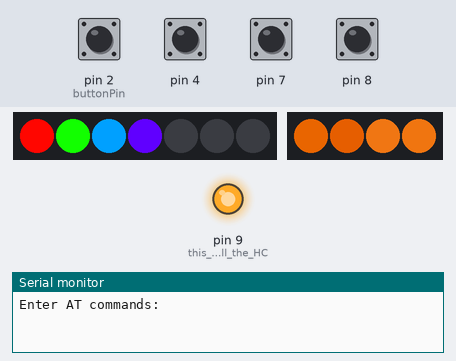
A sketch run on a simulated Arduino Uno, built with avr-gcc and run on an emulated ATmega328P. On the bench: 7 RGB LEDs in strip order, left to right, 4 RGB LEDs in strip order, left to right, output pins drawn as LEDs (lit = HIGH), the last lines printed to the serial monitor. Inputs (shaded band) come from the test bench; at power-on: pin 2 (buttonPin), pin 4, pin 7, pin 8 HIGH. Random numbers use the default seed unless the sketch sets one.

Above: at 1.2 s.
1.3 s: pin 7 pulled LOW for 0.15 s
At 1.5 s:
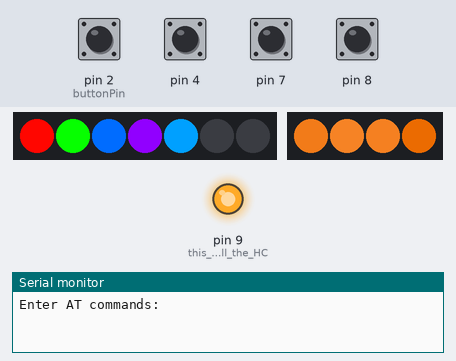
2.0 s: pin 8 pulled LOW for 0.15 s
At 2.46 s:
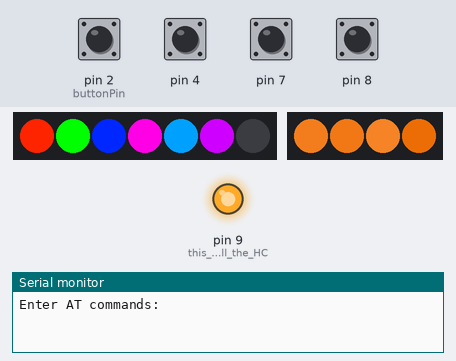
2.7 s: pin 4 pulled LOW for 1 s
At 3.57 s:
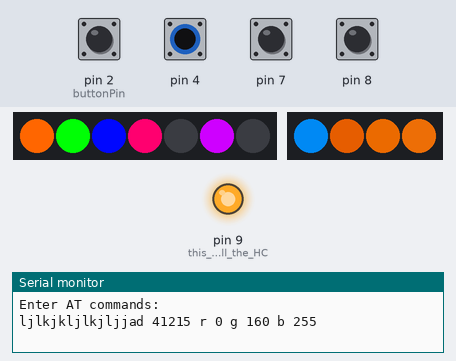
4.3 s: pin 2 (buttonPin) pulled LOW for 0.15 s
At 4.56 s:
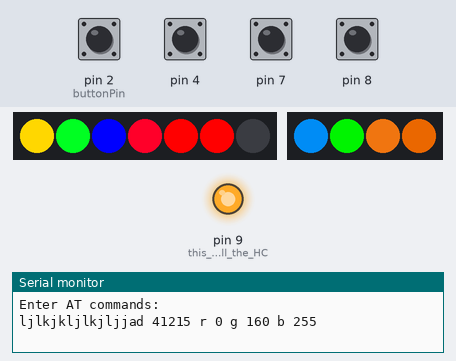
5.0 s: pin 2 (buttonPin) pulled LOW for 1 s
At 5.52 s:
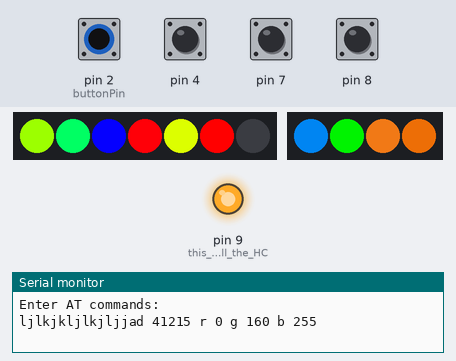
6.6 s: pin 4 pulled LOW for 0.15 s
At 7.54 s:
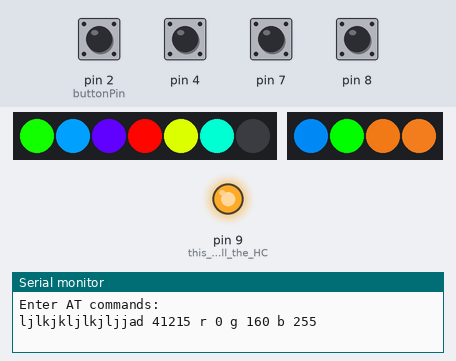
Timing chart, 0 to 9.9 s (numbered marks = the images above; inputs shaded):
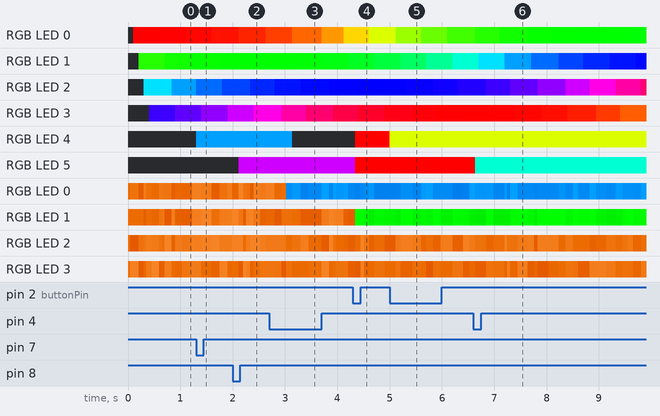

The sketch:

draft.ino
```cpp
/*
NeoPixel LEDs

modified on 7 May 2019
by Saeed Hosseini @ Electropeak
**This code is based on Adafruit NeoPixel library Example**
https://electropeak.com/learn/

*/

#include <Adafruit_NeoPixel.h>
#include <SoftwareSerial.h>
#ifdef __AVR__
#include <avr/power.h> // Required for 16 MHz Adafruit Trinket
#endif

#define PIN_6     6
#define NUMPIXELS 7

SoftwareSerial BTSerial(10, 11); // RX | TX
Adafruit_NeoPixel pixels(NUMPIXELS, PIN_6, NEO_GRB + NEO_KHZ800);
Adafruit_NeoPixel strip(4, 5, NEO_GRB + NEO_KHZ800);

#define DELAYVAL 500 // Time (in milliseconds) to pause between pixels
int buttonState = 0;  // variable for reading the pushbutton status
int color = 0;  // variable for reading the pushbutton status
const long delay_interval_1000 = 100;  // interval at which to blink (milliseconds)
const long delay_interval_push = 1000;  // interval at which to blink (milliseconds)
unsigned long previousMillis_charge = 0;  // will store last time LED was updated
unsigned long previousMillis_push = 0;  // will store last time LED was updated
int charge_i = 0;
int rainbow_i = 0;
long delay_interval_10_112 = 0;  // interval at which to blink (milliseconds)
unsigned long previousMillis_flame = 100;  // will store last time LED was updated
int firstPixelHue = 0;
int previousPixelHue = 0;

int pixelHue_1 = 0;


const int buttonPin = 2;  // the number of the pushbutton pin
int charges = 0;
int pixelHue = 0;

int charge_0 = 0;
int charge_1 = 0;
int charge_2 = 0;
int charge_3 = 0;

int charge_4 = 0;
int charge_5 = 0;

int charge_cache = 4;

int red_combine_1 = 0;
int blue_combine_1 = 0;
int green_combine_1 = 0;

//  Regular (orange) flame:
int red[4] = {226, 226, 226, 226};
int green[4] = {121, 121, 121, 121};
int blue[4] = {35, 35, 35, 35};
int flame_i = 0;


bool push = false;

bool combine = false;

void setup() {
  pixels.begin();
  pinMode(buttonPin, INPUT);
  pinMode(2, INPUT_PULLUP);
  pinMode(4, INPUT_PULLUP);
  pinMode(7, INPUT_PULLUP);
  pinMode(8, INPUT_PULLUP);

  strip.begin();
  //strip.setBrightness(brightness);
  delay_interval_10_112 = random(10,112);
  strip.show(); // Initialize all pixels to 'off'
  pixelHue = firstPixelHue + (rainbow_i * 65536L / strip.numPixels());

  pinMode(9, OUTPUT);  // this pin will pull the HC-05 pin 34 (key pin) HIGH to switch module to AT mode
  digitalWrite(9, HIGH);
  Serial.begin(9600);
  Serial.println("Enter AT commands:");
  BTSerial.begin(38400);  // HC-05 default speed in AT command more

}

void loop() {
  if (charge_cache != -1) {
    run_charge();
    run_change();
  } else {
    run_change();
    run_color_combine(0);
  }
  run_flame(0);

}


void run_change() {
    unsigned long currentMillis = millis();


  if (currentMillis - previousMillis_charge >= delay_interval_1000) {
    previousMillis_charge = currentMillis;
    pixelHue = firstPixelHue + (rainbow_i * 65536L / strip.numPixels());
    //Serial.println(pixelHue);
    //Serial.println("> " + pixels.ColorHSV(pixelHue));
    firstPixelHue += 256;
    unsigned int asdas = 0;
    rainbow_i++;

    switch(charge_i) {
      case 0:
        pixels.setPixelColor(charge_i, pixels.gamma32(pixels.ColorHSV(pixelHue)));
        charge_0 = pixelHue;
        break;
      case 1:
        pixels.setPixelColor(charge_i, pixels.gamma32(pixels.ColorHSV(pixelHue)));
        charge_1 = pixelHue;
        break;
      case 2:
        pixels.setPixelColor(charge_i, pixels.gamma32(pixels.ColorHSV(pixelHue)));
        charge_2 = pixelHue;
        break;
      case 3:
        pixels.setPixelColor(charge_i, pixels.gamma32(pixels.ColorHSV(pixelHue)));
        charge_3 = pixelHue;
        break;
    }

    asdas = pixels.getPixelColor(0);
    int red = (asdas >> 16) & 0xFF;
    int green = (asdas >> 8) & 0xFF;
    int blue = asdas & 0xFF;
    //Serial.println("asdas " + String(asdas)
     //+ " r " + String(red)
     //+ " g " + String(green)
     //+ " b " + String(blue));

    //pixels.setPixelColor(charge_i, pixels.gamma32(pixels.ColorHSV(pixelHue)));
    //pixels.setPixelColor(charge_i, pixels.Color(0, 255, 0));
    pixels.show();
    //delay(100);
    if (charge_i == 4) {
      clear_charge();
    } else {
      charge_i++;
    }

  }
}

void run_charge() {
    unsigned long currentMillis = millis();

    buttonState = digitalRead(2);
    // if (charge_i != 5 && buttonState == LOW) {
    if (buttonState == LOW && push == false) {

      //Serial.println("charge_cache " + String(charge_cache));
      //Serial.println("charge_0 " + String(charge_0));

       push = true;
       if (charge_cache == 4) {
          pixels.setPixelColor(charge_cache, pixels.gamma32(pixels.ColorHSV(charge_0)));
          pixels.show();
          charge_4 = charge_0;
          charge_cache = 5;
       } else if (charge_cache == 5) {
        pixels.setPixelColor(charge_cache, pixels.gamma32(pixels.ColorHSV(charge_0)));
        pixels.show();
        charge_5 = charge_0;
        charge_cache = -1;
       }
       //clear_charge();
    }

    buttonState = digitalRead(4);
    // if (charge_i != 5 && buttonState == LOW) {
    if (buttonState == LOW && push == false) {
       push = true;
       pixels.setPixelColor(charge_cache, pixels.gamma32(pixels.ColorHSV(charge_1)));
       if (charge_cache == 4) {
          charge_4 = charge_1;
          charge_cache = 5;
       } else if (charge_cache == 5) {
        charge_5 = charge_1;
        charge_cache = -1;
       }       //clear_charge();
    }

    buttonState = digitalRead(7);
    // if (charge_i != 5 && buttonState == LOW) {
    if (buttonState == LOW && push == false) {
       push = true;
       pixels.setPixelColor(charge_cache, pixels.gamma32(pixels.ColorHSV(charge_2)));
       if (charge_cache == 4) {
          charge_4 = charge_2;
          charge_cache = 5;
       } else if (charge_cache == 5) {
        charge_5 = charge_2;
        charge_cache = -1;
       }       //clear_charge();
    }

    buttonState = digitalRead(8);
    // if (charge_i != 5 && buttonState == LOW) {
    if (buttonState == LOW && push == false) {
       push = true;
       pixels.setPixelColor(charge_cache, pixels.gamma32(pixels.ColorHSV(charge_3)));
       if (charge_cache == 4) {
          charge_4 = charge_3;
          charge_cache = 5;
       } else if (charge_cache == 5) {
        charge_5 = charge_3;
        charge_cache = -1;
       }       //clear_charge();
    }


  if (currentMillis - previousMillis_push >= delay_interval_push) {
    previousMillis_push = currentMillis;
    push = false;
  }
}

void clear_charge() {
  //firstPixelHue = 0;
  rainbow_i = 0;
  charge_i = 0;
  pixelHue_1 = 0;
  //for (int i=0; i <= 4; i++) {
  //  pixels.setPixelColor(i, pixels.Color(0, 0, 0));
  //  pixels.show();
  //}
}

void run_color_combine(int color) {
    unsigned long currentMillis = millis();

    buttonState = digitalRead(2);
    // if (charge_i != 5 && buttonState == LOW) {
    if (buttonState == LOW && push == false) {
       push = true;

       unsigned int charge_color_4 = pixels.getPixelColor(4);

       int red_4 = (charge_color_4 >> 16) & 0xFF;
       int green_4 = (charge_color_4 >> 8) & 0xFF;
       int blue_4 = charge_color_4 & 0xFF;
      //  Serial.println("asdas " + String(charge_color_4)
      //   + " r " + String(red_4)
      //   + " g " + String(green_4)
      //   + " b " + String(blue_4));

       unsigned int charge_color_5 = pixels.getPixelColor(5);

       int red_5 = (charge_color_5 >> 16) & 0xFF;
       int green_5 = (charge_color_5 >> 8) & 0xFF;
       int blue_5 = charge_color_5 & 0xFF;
      //  Serial.println("asdas " + String(charge_color_5)
      //   + " r " + String(red_5)
      //   + " g " + String(green_5)
      //   + " b " + String(blue_5));

        red_combine_1 = min(red_4+red_5, 256);
        blue_combine_1 = min(green_4+green_5, 256);
        green_combine_1 = min(blue_4+blue_5, 256);

        red[flame_i] = red_combine_1;
        green[flame_i] = green_combine_1;
        blue[flame_i] = blue_combine_1;

        flame_i++;
        charge_cache = 4;
        pixels.setPixelColor(4, pixels.gamma32(pixels.ColorHSV(0)));
        pixels.setPixelColor(5, pixels.gamma32(pixels.ColorHSV(0)));

        //(min(r1+r2, 256), min(g1+g2, 256), min(b1+b2, 256))
        //strip.setPixelColor(0, min(r1+r2, 256), min(g1+g2, 256), min(b1+b2, 256))

       //charge_5 + charge_6;
       //clear_charge();
    }

    buttonState = digitalRead(4);
    // if (charge_i != 5 && buttonState == LOW) {
    if (buttonState == LOW && push == false) {
       push = true;
       unsigned int charge_color_4 = pixels.getPixelColor(4);
       int red_4 = (charge_color_4 >> 16) & 0xFF;
       int green_4 = (charge_color_4 >> 8) & 0xFF;
       int blue_4 = charge_color_4 & 0xFF;

       Serial.println("ljlkjkljlkjljjad " + String(charge_color_4)
        + " r " + String(red_4)
        + " g " + String(green_4)
        + " b " + String(blue_4));

       red[flame_i] = red_4;
       green[flame_i] = green_4;
       blue[flame_i] = blue_4;
       flame_i++;
       pixels.setPixelColor(4, 0, 0, 0);

    }

    buttonState = digitalRead(7);
    // if (charge_i != 5 && buttonState == LOW) {
    if (buttonState == LOW && push == false) {
       push = true;
       unsigned int charge_color_5 = pixels.getPixelColor(5);
       int red_5 = (charge_color_5 >> 16) & 0xFF;
       int green_5 = (charge_color_5 >> 8) & 0xFF;
       int blue_5 = charge_color_5 & 0xFF;

       Serial.println("ljlkjkljlkjljjad " + String(charge_color_5)
        + " r " + String(red_5)
        + " g " + String(green_5)
        + " b " + String(blue_5));

       red[flame_i] = red_5;
       green[flame_i] = green_5;
       blue[flame_i] = blue_5;
       flame_i++;
       pixels.setPixelColor(5, 0, 0, 0);
    }

    buttonState = digitalRead(8);
    // if (charge_i != 5 && buttonState == LOW) {
    if (buttonState == LOW && push == false) {
       push = true;
        //clear_charge();
    }
    if (currentMillis - previousMillis_push >= delay_interval_push) {
      previousMillis_push = currentMillis;
      push = false;
  }

}

void run_flame(int color) {
  unsigned long currentMillis = millis();
  if (currentMillis - previousMillis_flame >= delay_interval_10_112) {
    previousMillis_flame = currentMillis;
    //  Uncomment one of these RGB (Red, Green, Blue) values to
    //  set the base color of the flame.  The color will flickr
    //  based on the initial base color

    //  Purple flame:
    //  int r = 158, g = 8, b = 148;

    //  Green flame:
    //int r = 74, g = 150, b = 12;

    //  Flicker, based on our initial RGB values
    for (int i=0; i<strip.numPixels(); i++) {

      int r = red[i];
      int b = blue[i];
      int g = green[i];

      int flicker = random(0,55);
      int r1 = r-flicker;
      int g1 = g-flicker;
      int b1 = b-flicker;
      if(g1<0) g1=0;
      if(r1<0) r1=0;
      if(b1<0) b1=0;
      strip.setPixelColor(i,r1,g1, b1);
    }
    strip.show();

    //  Adjust the delay here, if you'd like.  Right now, it randomizes the
    //  color switch delay to give a sense of realism
    delay_interval_10_112 = random(10,200);
  }
  return 0;
}

void activate_node() {

    Serial.println("AT+RMAAD");
    BTSerial.write("AT+RMAAD\r\n");
    delay(500); // wait for change
    while(BTSerial.available()) {
      Serial.write(BTSerial.read());
    }

    Serial.println("AT+ROLE=0");
    BTSerial.write("AT+ROLE=0\r\n");
    delay(500); // wait for change
    while(BTSerial.available()) {
      Serial.write(BTSerial.read());
    }

//    Serial.println("AT+CMODE1");
//    BTSerial.write("AT+CMODE=1\r\n");
//    delay(500); // wait for change
//    while(BTSerial.available()) {
//      Serial.write(BTSerial.read());
//    }
//
    Serial.println("AT+UART=38400,0,0");
    BTSerial.write("AT+UART=38400,0,0\r\n");
    delay(500); // wait for change
    while(BTSerial.available()) {
      Serial.write(BTSerial.read());
    }
    //delay(500); // wait for change
    //Serial.write(BTSerial.read());
}

void activate_primary() {
    Serial.println("AT+RMAAD");
    BTSerial.write("AT+RMAAD\r\n");
    delay(500); // wait for change
    while(BTSerial.available()) {
      Serial.write(BTSerial.read());
    }

    Serial.println("AT+ROLE=1");
    BTSerial.write("AT+ROLE=1\r\n");
    delay(500); // wait for change
    while(BTSerial.available()) {
      Serial.write(BTSerial.read());
    }

    Serial.println("AT+CMODE1");
    BTSerial.write("AT+CMODE=1\r\n");
    delay(500); // wait for change
    while(BTSerial.available()) {
      Serial.write(BTSerial.read());
    }

    Serial.println("AT+UART=38400,0,0");
    BTSerial.write("AT+UART=38400,0,0\r\n");
    delay(500); // wait for change
    while(BTSerial.available()) {
      Serial.write(BTSerial.read());
    }
    //delay(500); // wait for change
    //Serial.write(BTSerial.read());
}
```
